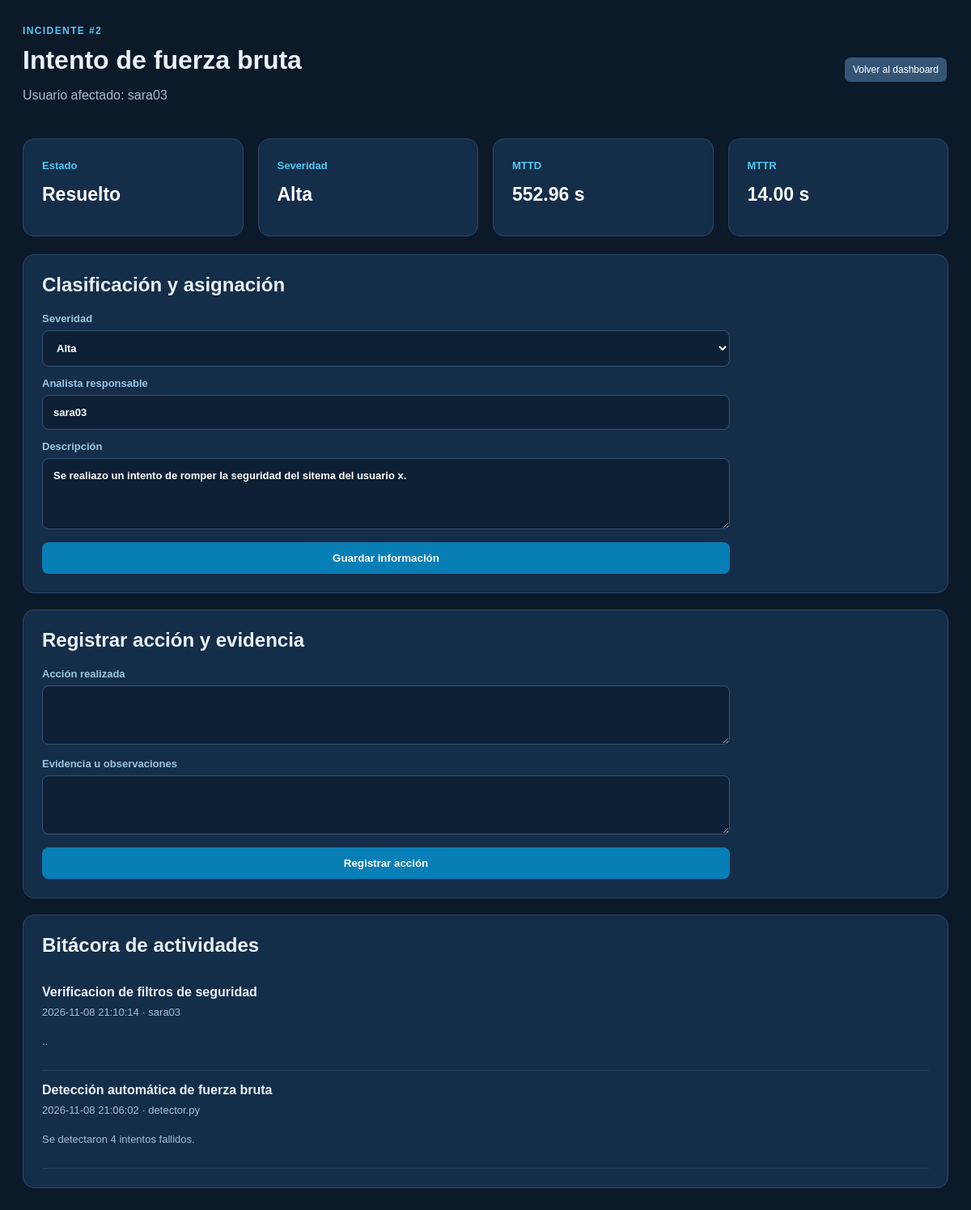
The app's page /incidentes/2 (signed in) with its own data.
### tables this page shows
CREATE TABLE incidentes (
            id INTEGER PRIMARY KEY AUTOINCREMENT,
            tipo TEXT NOT NULL,
            usuario TEXT NOT NULL,
            fecha_deteccion TEXT NOT NULL,
            fecha_atencion TEXT,
            fecha_resolucion TEXT,
            estado TEXT NOT NULL DEFAULT 'Detectado',
            severidad TEXT NOT NULL DEFAULT 'Alta',
            analista TEXT,
            descripcion TEXT,
            mttd REAL,
            mttr REAL,
            clave_evento TEXT UNIQUE
        );

CREATE TABLE acciones (
            id INTEGER PRIMARY KEY AUTOINCREMENT,
            incidente_id INTEGER NOT NULL,
            accion TEXT NOT NULL,
            evidencia TEXT,
            analista TEXT NOT NULL,
            fecha TEXT NOT NULL,
            FOREIGN KEY(incidente_id) REFERENCES incidentes(id)
        );

### app.py (the view)
@app.route("/incidentes/<int:id>")
@login_requerido
def detalle_incidente(id):
    with conectar_db() as conn:
        incidente = conn.execute(
            "SELECT * FROM incidentes WHERE id=?",
            (id,)
        ).fetchone()
        if not incidente:
            flash("No se encontró el incidente.")
            return redirect(url_for("incidentes"))
        acciones = conn.execute(
            """
            SELECT * FROM acciones
            WHERE incidente_id=?
            ORDER BY id DESC
            """,
            (id,)
        ).fetchall()
    return render_template(
        "detalle_incidente.html",
        incidente=incidente,
        acciones=acciones
    )

### app.py (called while the page is built)
def conectar_db():
    conn = sqlite3.connect(DB_PATH)
    conn.row_factory = sqlite3.Row
    conn.execute("PRAGMA foreign_keys = ON")
    return conn

def login_requerido(func):
    @wraps(func)
    def wrapper(*args, **kwargs):
        if "usuario" not in session:
            flash("Inicia sesión para acceder al panel.")
            return redirect(url_for("login"))
        return func(*args, **kwargs)
    return wrapper

### templates/detalle_incidente.html (shortened to what this page needs)
{% extends "base.html" %}
{% block content %}
<div class="dashboard-shell">
  <header class="dashboard-header"><div><span class="eyebrow">INCIDENTE #{{ incidente.id }}</span><h1>{{ incidente.tipo }}</h1><p>Usuario afectado: {{ incidente.usuario }}</p></div><a class="small-button" href="{{ url_for('incidentes') }}">Volver al dashboard</a></header>
  <section class="stats-grid">
    <article class="stat-card"><span>Estado</span><strong class="detail-value">{{ incidente.estado }}</strong></article>
    <article class="stat-card"><span>Severidad</span><strong class="detail-value">{{ incidente.severidad }}</strong></article>
    <article class="stat-card"><span>MTTD</span><strong class="detail-value">{{ "%.2f"|format(incidente.mttd) if incidente.mttd is not none else "—" }} s</strong></article>
    <article class="stat-card"><span>MTTR</span><strong class="detail-value">{{ "%.2f"|format(incidente.mttr) if incidente.mttr is not none else "—" }} s</strong></article>
  </section>
  <section class="detail-panel"><h2>Clasificación y asignación</h2>
    <form method="POST" action="{{ url_for('actualizar_incidente', id=incidente.id) }}" class="advanced-form">
      <label>Severidad<select name="severidad"><option {% if incidente.severidad=='Alta' %}selected{% endif %}>Alta</option></select></label>
      <label>Analista responsable<input name="analista" value="{{ incidente.analista or session.usuario }}"></label>
      <label>Descripción<textarea name="descripcion" rows="4">{{ incidente.descripcion or '' }}</textarea></label><button>Guardar información</button>
    </form>
  </section>
  <section class="detail-panel"><h2>Registrar acción y evidencia</h2>
    <form method="POST" action="{{ url_for('registrar_accion', id=incidente.id) }}" class="advanced-form">
      <label>Acción realizada<textarea name="accion" rows="3" required></textarea></label>
      <label>Evidencia u observaciones<textarea name="evidencia" rows="3"></textarea></label><button>Registrar acción</button>
    </form>
  </section>
  <section class="detail-panel"><h2>Bitácora de actividades</h2>
    {% for a in acciones %}<article class="history-item"><strong>{{ a.accion }}</strong><span>{{ a.fecha }} · {{ a.analista }}</span><p>{{ a.evidencia }}</p></article>{% else %}<p class="muted">No hay acciones registradas.</p>{% endfor %}
  </section>
</div>
{% endblock %}

### templates/base.html (shortened to what this page needs)
<!DOCTYPE html>
<html lang="es">
<head>
  <link rel="stylesheet" href="{{ url_for('static', filename='style.css') }}">
</head>
<body>
  {% block content %}{% endblock %}
</body>
</html>

### static/style.css (style rules this page uses)
* { box-sizing:border-box }
body { margin:0;min-height:100vh;background:#0b1929;color:#eaf2fa;font-family:Arial,sans-serif;padding:28px }
a { color:#55c9f2 }
button { border:0;border-radius:8px;padding:12px 18px;background:#087eb6;color:#fff;font-weight:bold;cursor:pointer }
.auth-card form,.advanced-form { display:grid;gap:13px }
.auth-card label,.advanced-form label { color:#9dc5e4;font-size:13px;font-weight:bold }
.auth-card input,.advanced-form input,.advanced-form select,.advanced-form textarea { width:100%;margin-top:7px;padding:13px;border:1px solid #355575;border-radius:8px;background:#0d2035;color:white;font:inherit }
.eyebrow { color:#55c9f2;font-size:12px;font-weight:bold;letter-spacing:1.4px }
.dashboard-shell { max-width:1500px;margin:auto }
.dashboard-header { display:flex;justify-content:space-between;align-items:center;gap:20px;margin-bottom:28px }
.dashboard-header h1 { font-size:32px;margin:10px 0 }
.dashboard-header p,.user-actions { color:#a8bdd2 }
.stats-grid { display:grid;grid-template-columns:repeat(4,minmax(0,1fr));gap:18px;margin-bottom:22px }
.stat-card,.metrica-box,.chart-card,.table-section,.detail-panel { background:#142d49;border:1px solid #294967;border-radius:14px;padding:23px }
.stat-card span,.metrica-box span { color:#55c9f2;font-size:13px;font-weight:bold }
.stat-card strong { display:block;font-size:30px;margin:14px 0;color:white }
.chart-card h3,.table-section h2,.detail-panel h2 { margin-top:0 }
.small-button { display:inline-block;padding:8px 10px;background:#355575;border-radius:7px;text-decoration:none;color:white;font-size:12px;margin:2px }
.detail-panel { margin-bottom:20px }
.advanced-form { max-width:850px }
.advanced-form textarea { resize:vertical }
.history-item { padding:15px 0;border-bottom:1px solid #294158;display:grid;gap:8px }
.history-item span,.history-item p,.muted { color:#a8bdd2;font-size:13px }
.detail-value { font-size:23px!important }

### records on screen
incidentes: id "2", tipo "Intento de fuerza bruta", usuario "sara03", estado "Resuelto", severidad "Alta", mttd "552.96", mttr "14.00", analista "sara03", descripcion "Se realiazo un intento de romper la seguridad del sitema del usuario x."
acciones: accion "Verificacion de filtros de seguridad", fecha "2026-11-08 21:10:14", analista "sara03", evidencia ".."
acciones: accion "Detección automática de fuerza bruta", fecha "2026-11-08 21:06:02", analista "detector.py", evidencia "Se detectaron 4 intentos fallidos."
